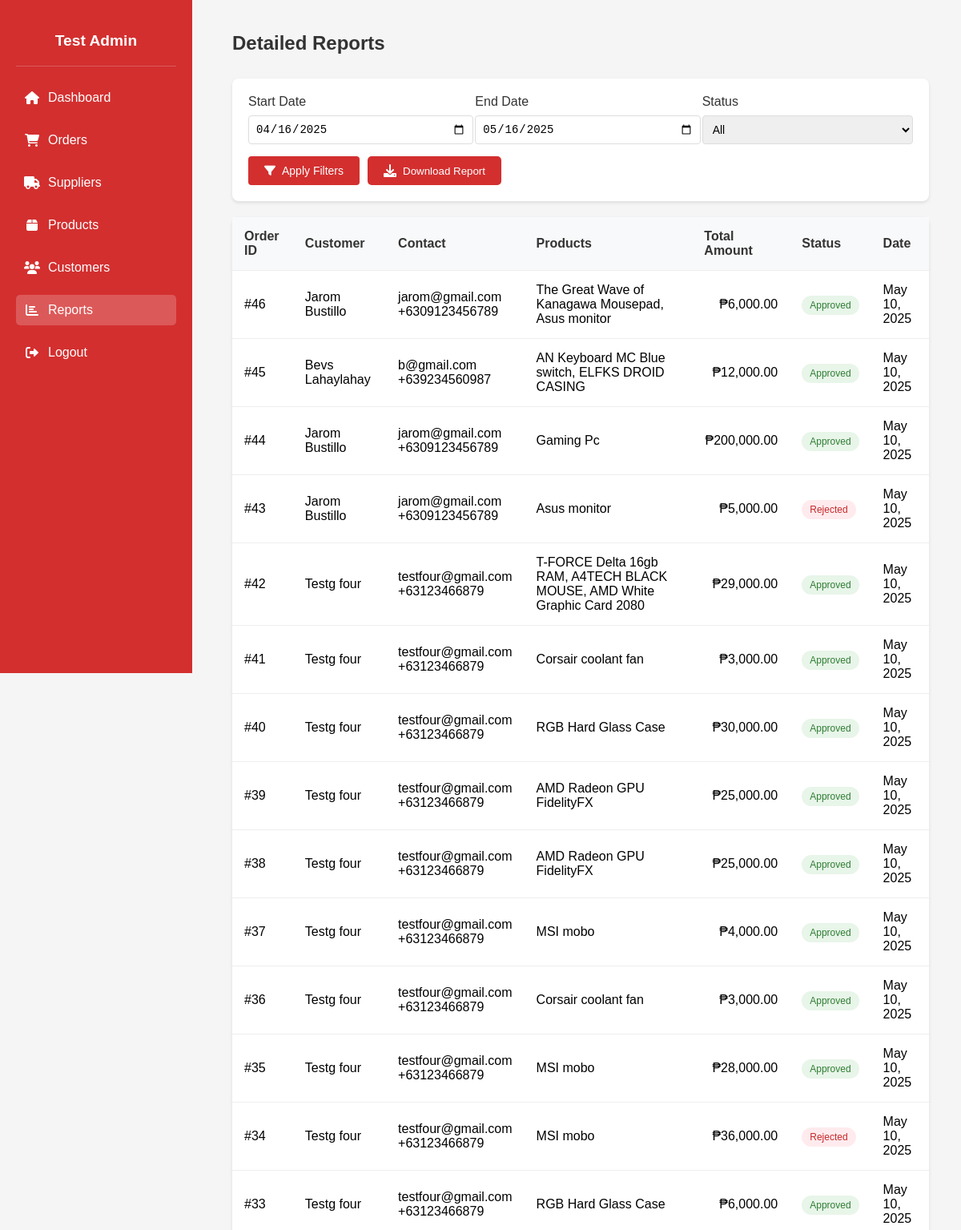
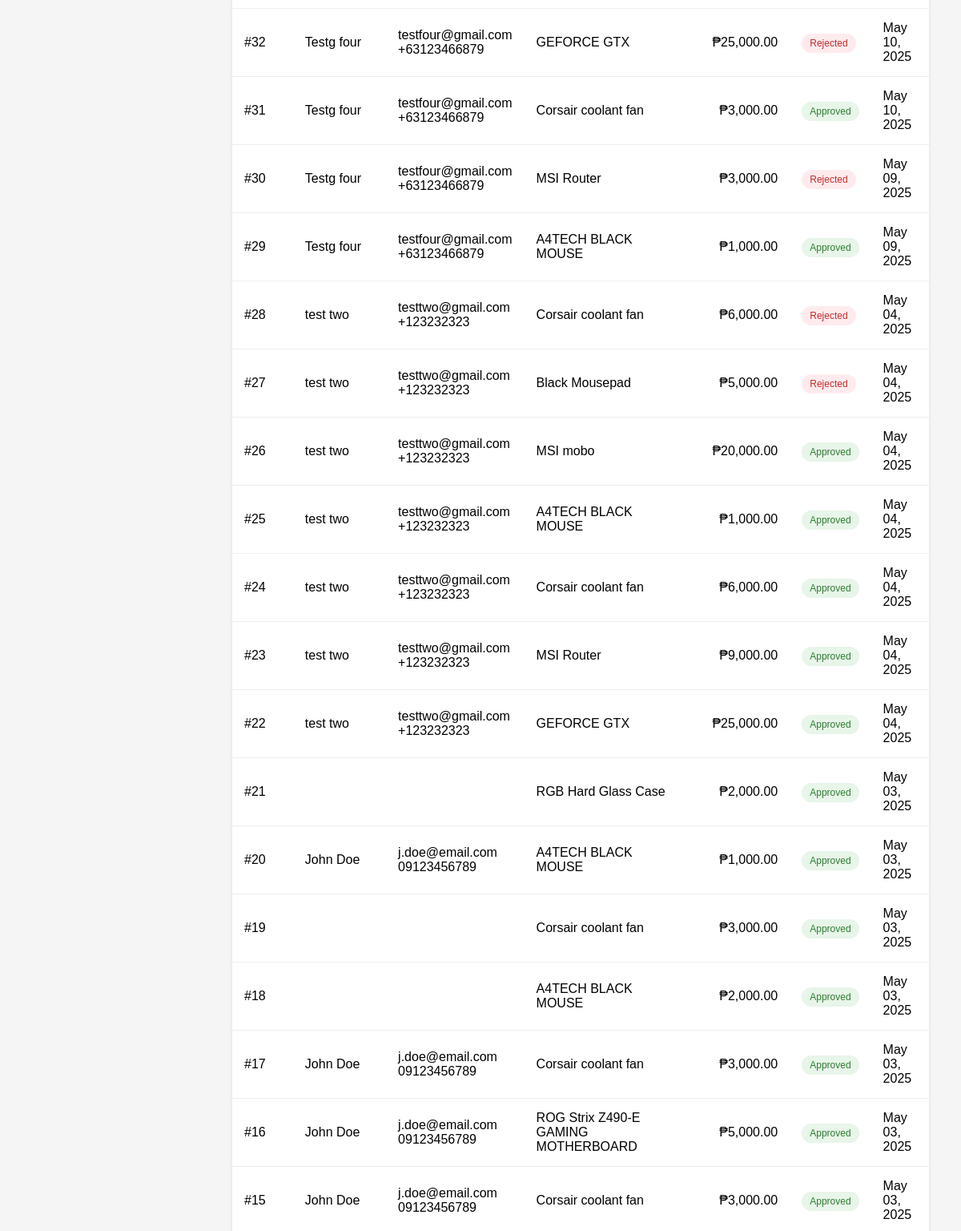
/Detail_reports.php (signed in, upper part), run on an earlier commit of the app's database (2 pictures, top to bottom).
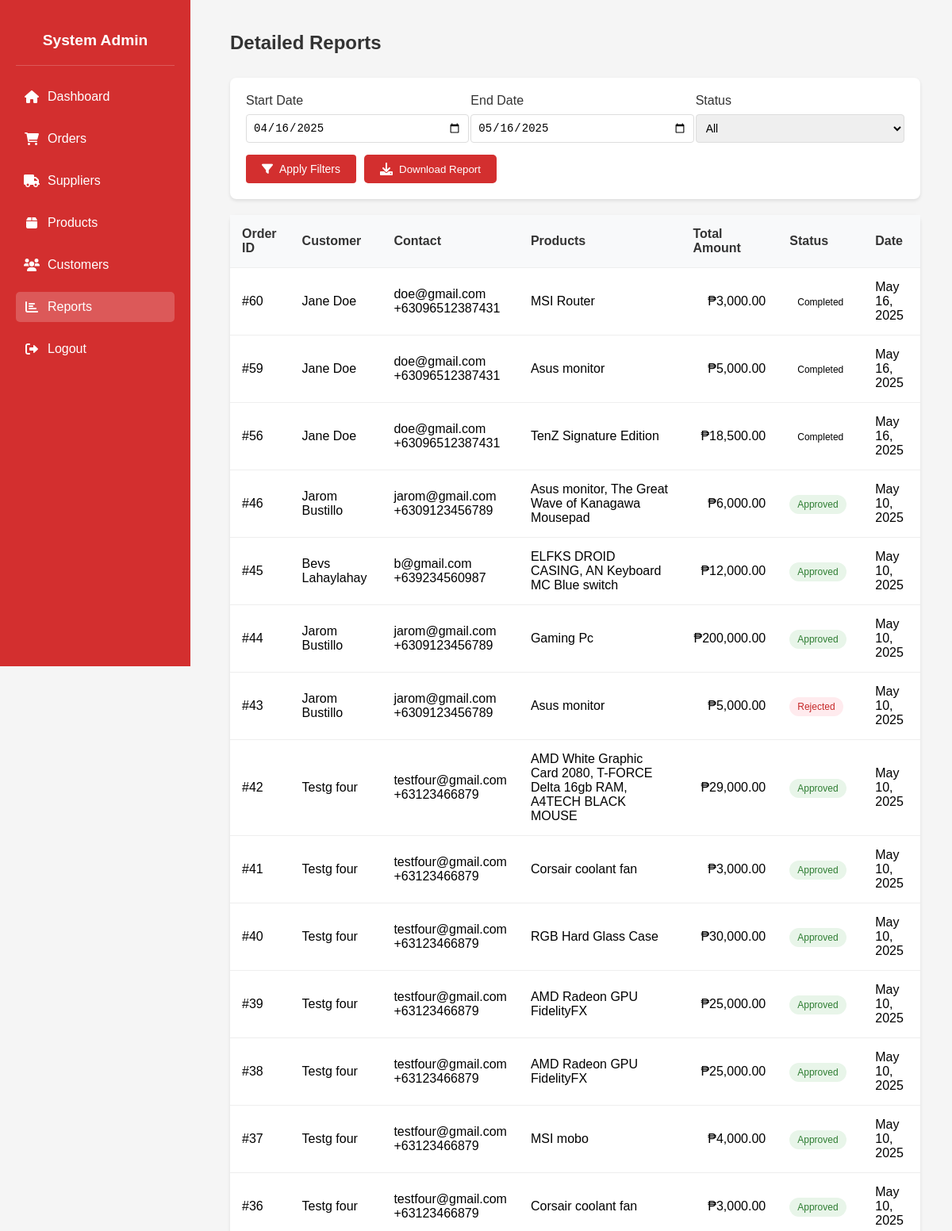
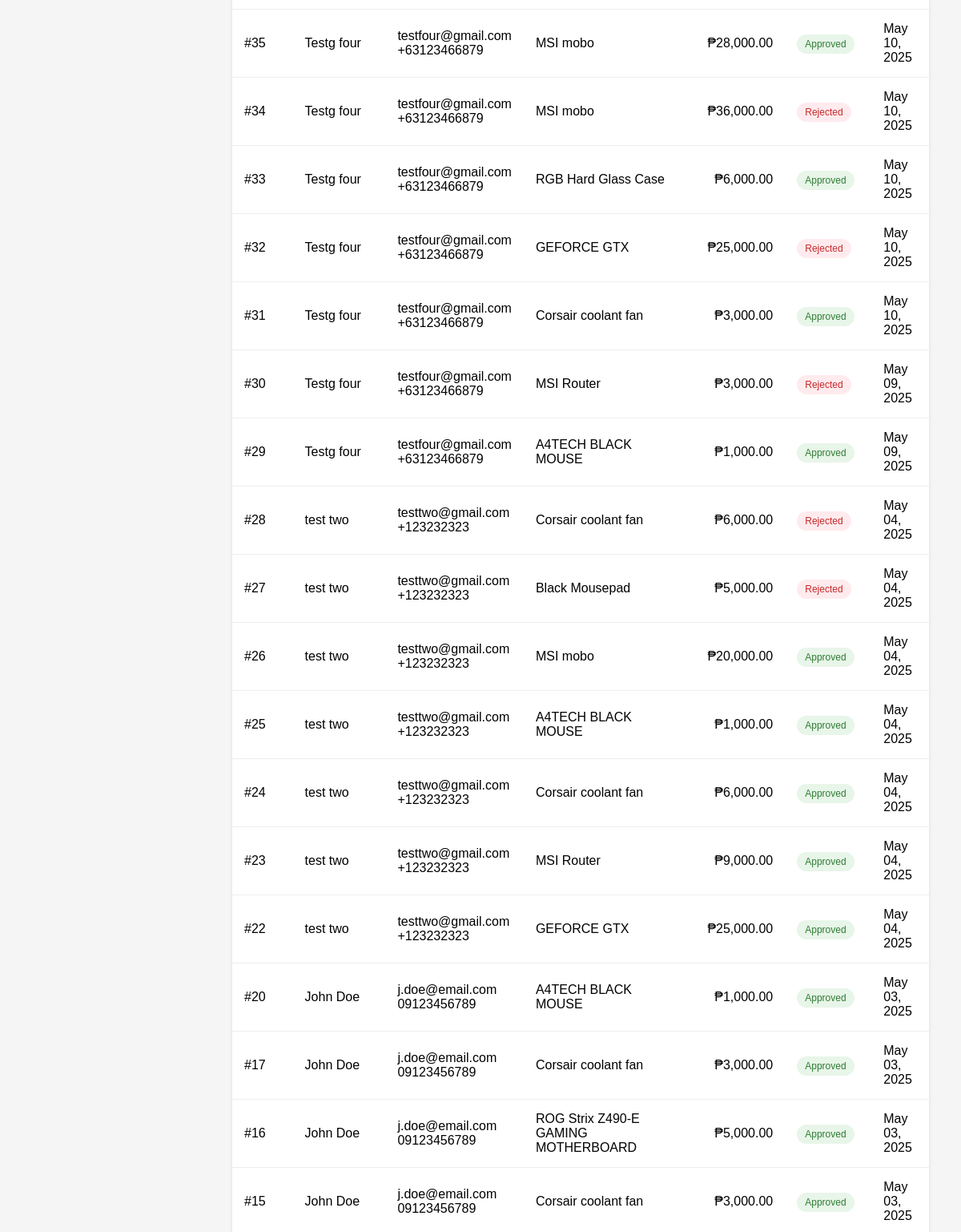
And on a later commit of the database (2 pictures, top to bottom).
### tables this page shows
CREATE TABLE `orders` (
  `PK_ORDER_ID` int(11) NOT NULL,
  `FK1_CUSTOMER_ID` int(11) NOT NULL,
  `FK2_PAYMENT_ID` int(11) NOT NULL,
  `FK3_USER_ID` int(11) NOT NULL,
  `TOTAL_PRICE` decimal(10,2) NOT NULL,
  `ORDER_DATE` datetime NOT NULL DEFAULT current_timestamp(),
  `LINE_TOTAL` decimal(10,2) NOT NULL,
  `UPDATE_DATE` datetime DEFAULT NULL,
  `STATUS` enum('Pending','Approved','Rejected','Completed') DEFAULT 'Pending'
);

CREATE TABLE `customer` (
  `PK_CUSTOMER_ID` int(11) NOT NULL,
  `L_NAME` varchar(30) NOT NULL,
  `F_NAME` varchar(30) NOT NULL,
  `EMAIL` varchar(255) NOT NULL,
  `PASSWORD_HASH` varchar(255) NOT NULL,
  `CUSTOMER_ADDRESS` varchar(255) NOT NULL,
  `PHONE_NUM` char(15) NOT NULL,
  `CREATED_AT` datetime NOT NULL DEFAULT current_timestamp(),
  `UPDATE_AT` datetime NOT NULL,
  `PROFILE_PIC` varchar(255) DEFAULT 'default.png'
);

### Detail_reports.php (the view, shortened to what the changed rows need)
<?php
include 'db_connect.php';
$admin_id = $_SESSION['user_id'];
$adminQuery = $conn->prepare("SELECT CONCAT(F_NAME, ' ', L_NAME) as full_name FROM users WHERE PK_USER_ID = ?");
$adminQuery->bind_param("i", $admin_id);
$adminQuery->execute();
$adminResult = $adminQuery->get_result();
$adminName = $adminResult->num_rows > 0 ? $adminResult->fetch_assoc()['full_name'] : 'Test Admin';
$start_date = isset($_GET['start_date']) ? $_GET['start_date'] : date('Y-m-d', strtotime('-30 days'));
$end_date = isset($_GET['end_date']) ? $_GET['end_date'] : date('Y-m-d');
$status = isset($_GET['status']) ? $_GET['status'] : 'all';
$query = "SELECT o.*, c.F_NAME, c.L_NAME, c.EMAIL, c.PHONE_NUM,
          GROUP_CONCAT(p.PROD_NAME SEPARATOR ', ') as products,
          SUM(od.QTY * od.PRICE) as total_amount
          FROM orders o
          JOIN customer c ON o.FK1_CUSTOMER_ID = c.PK_CUSTOMER_ID
          LEFT JOIN order_detail od ON o.PK_ORDER_ID = od.FK2_ORDER_ID
          LEFT JOIN products p ON od.FK1_PRODUCT_ID = p.PK_PRODUCT_ID
          WHERE o.ORDER_DATE BETWEEN ? AND DATE_ADD(?, INTERVAL 1 DAY)";
$query .= " GROUP BY o.PK_ORDER_ID, c.F_NAME, c.L_NAME, c.EMAIL, c.PHONE_NUM
            ORDER BY o.ORDER_DATE DESC";
$stmt = $conn->prepare($query);
if ($status !== 'all') {
    $stmt->bind_param("sss", $start_date, $end_date, $status);
} else {
    $stmt->bind_param("ss", $start_date, $end_date);
}
$stmt->execute();
$result = $stmt->get_result();
?>
<!DOCTYPE html>
<html lang="en">
<head>
    <link rel="stylesheet" href="https://cdnjs.cloudflare.com/ajax/libs/font-awesome/6.0.0/css/all.min.css">
</head>
<body>
    <div class="sidebar">
        <div class="admin-profile">
            <h3><?= htmlspecialchars($adminName) ?></h3>
        </div>
    </div>
    <div class="main-content">
        <div class="header">
            <h2>Detailed Reports</h2>
        </div>
        <table id="reportsTable">
            <thead>
                <tr>
                    <th>Order ID</th>
                    <th>Customer</th>
                    <th>Contact</th>
                    <th>Products</th>
                    <th>Total Amount</th>
                    <th>Status</th>
                    <th>Date</th>
                </tr>
            </thead>
            <tbody>
                <?php while($row = $result->fetch_assoc()): ?>
                <tr>
                    <td>#<?= $row['PK_ORDER_ID'] ?></td>
                    <td><?= htmlspecialchars($row['F_NAME'] . ' ' . $row['L_NAME']) ?></td>
                    <td>
                        <div><?= htmlspecialchars($row['EMAIL']) ?></div>
                        <div><?= htmlspecialchars($row['PHONE_NUM']) ?></div>
                    </td>
                    <td><?= htmlspecialchars($row['products']) ?></td>
                    <td style="text-align: right;">₱<?= str_replace('+', '', number_format($row['total_amount'] ?? 0, 2)) ?></td>
                    <td>
                        <span class="status-badge status-<?= strtolower($row['STATUS']) ?>">
                            <?= ucfirst($row['STATUS']) ?>
                        </span>
                    </td>
                    <td><?= date('M d, Y', strtotime($row['ORDER_DATE'])) ?></td>
                </tr>
                <?php endwhile; ?>
            </tbody>
        </table>
    </div>
</body>
</html>

What changed in the data, as far as the page shows it:
no longer on this page (row unchanged): orders: PK_ORDER_ID "21", products "RGB Hard Glass Case", total_amount "2,000.00", STATUS "Approved", ORDER_DATE "May 03, 2025"
no longer on this page (row unchanged): orders: PK_ORDER_ID "19", products "Corsair coolant fan", total_amount "3,000.00", STATUS "Approved", ORDER_DATE "May 03, 2025"
no longer on this page (row unchanged): orders: PK_ORDER_ID "18", products "A4TECH BLACK MOUSE", total_amount "2,000.00", STATUS "Approved", ORDER_DATE "May 03, 2025"
added orders: PK_ORDER_ID "60", customer.F_NAME+L_NAME "Jane Doe", customer.EMAIL "doe@gmail.com", customer.PHONE_NUM "+63096512387431", products "MSI Router", total_amount "3,000.00", STATUS "Completed", ORDER_DATE "May 16, 2025"
added orders: PK_ORDER_ID "59", customer.F_NAME+L_NAME "Jane Doe", customer.EMAIL "doe@gmail.com", customer.PHONE_NUM "+63096512387431", products "Asus monitor", total_amount "5,000.00", STATUS "Completed", ORDER_DATE "May 16, 2025"
added orders: PK_ORDER_ID "56", customer.F_NAME+L_NAME "Jane Doe", customer.EMAIL "doe@gmail.com", customer.PHONE_NUM "+63096512387431", products "TenZ Signature Edition", total_amount "18,500.00", STATUS "Completed", ORDER_DATE "May 16, 2025"
computed for orders id 46: products "The Great Wave of Kanagawa Mousepad, Asus monitor" → "Asus monitor, The Great Wave of Kanagawa Mousepad"
computed for orders "Bevs Lahaylahay": products "AN Keyboard MC Blue switch, ELFKS DROID CASING" → "ELFKS DROID CASING, AN Keyboard MC Blue switch"
computed for orders id 42: products "T-FORCE Delta 16gb RAM, A4TECH BLACK MOUSE, AMD White Graphic Card 2080" → "AMD White Graphic Card 2080, T-FORCE Delta 16gb RAM, A4TECH BLACK MOUSE"
Also different on the page:
$adminName: "Test Admin" → "System Admin"
